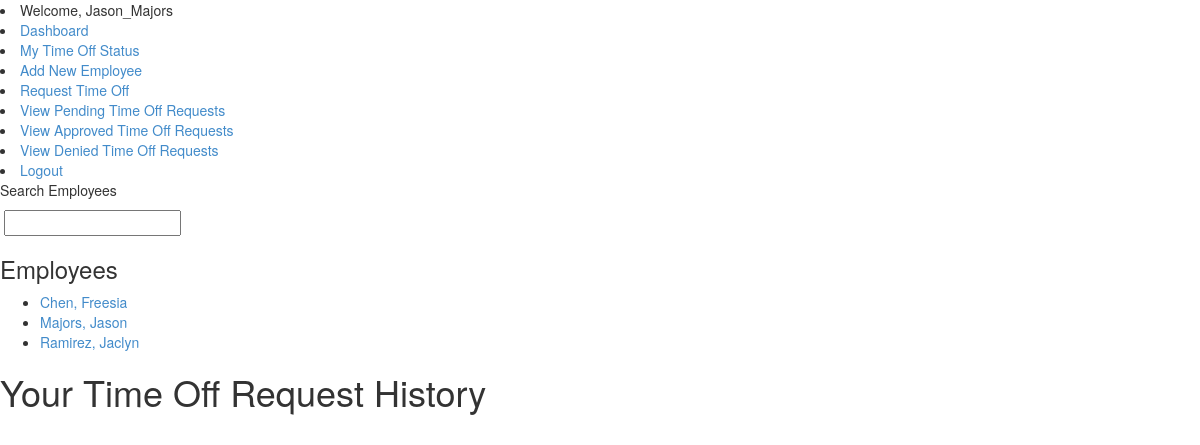
Page /hris/my_requests/ (signed in) on the earlier database version.
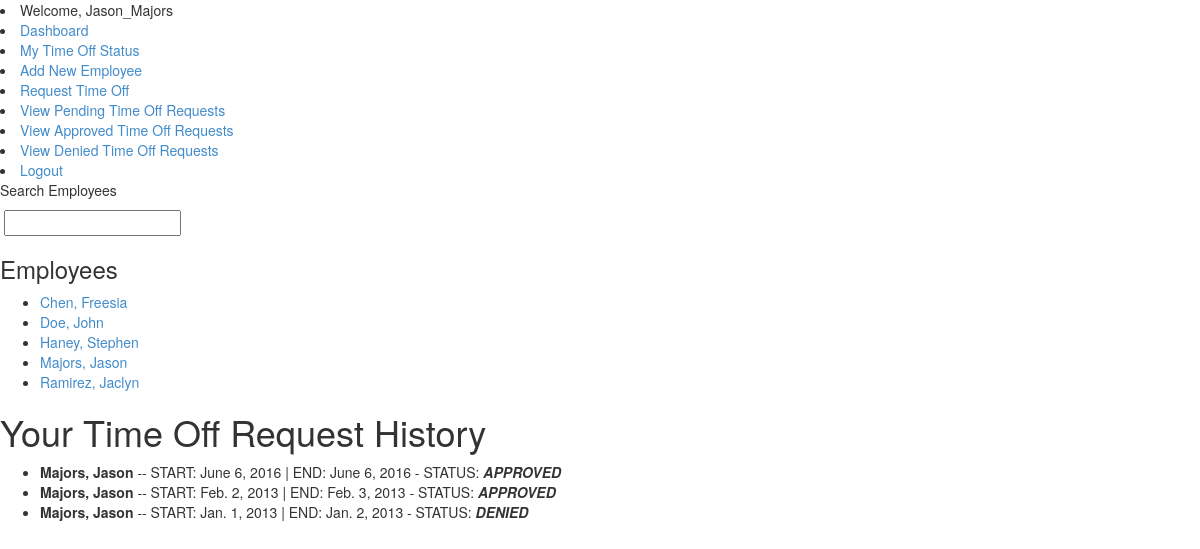
Same page on the later database version.
### hris_system/models.py (models this page shows, shortened)
class Employee(models.Model):
	user = models.OneToOneField(User)
	last_name = models.CharField(max_length=25)
	first_name = models.CharField(max_length=25)
	hire_date = models.DateField(auto_now=False, auto_now_add=False)
	phone_number = models.CharField(max_length=15, blank=True)
	address = models.CharField(max_length=25, blank=True)
	city = models.CharField(max_length=25, blank=True)
	state = models.CharField(max_length=2, blank=True)
	zipcode = models.IntegerField(blank=True)
	DEPT_CHOICES = (
			('New_Hire', 'New Hire'),
			('HRM', 'Human Resources Manager'),
			('HRS', 'Human Resources Specialist'),
			('Dealer', 'Dealer'),
		)
	department = models.CharField(max_length=25, choices=DEPT_CHOICES, default='New_Hire')
	position = models.CharField(max_length=25, default='New_Hire')

class TimeOffRequest(models.Model):
	employee = models.ForeignKey(Employee)
	date_start = models.DateField(auto_now=False, auto_now_add=False)
	date_end = models.DateField(auto_now=False, auto_now_add=False)
	status = models.CharField(max_length=25, default="PENDING")

### hris_system/views.py (the view)
def my_timeoff_requests(request):
	context = RequestContext(request)
	context_dict = {}
	hr_user = request.user.groups.filter(name="Human Resources").exists()
	mgr_user = request.user.groups.filter(name="Shift Manager").exists()
	employee_list = get_employee_list()
	employee = Employee.objects.get(user=request.user)
	timeoff_requests = TimeOffRequest.objects.filter(employee=employee).order_by('-id')
	context_dict['timeoff_requests'] = timeoff_requests
	context_dict['hr_user'] = hr_user
	context_dict['mgr_user'] = mgr_user
	context_dict['employee_list'] = employee_list
	return render_to_response('hris_system/user_timeoff_requests.html', context_dict, context)

### hris_system/views.py (called while the page is built)
def get_employee_list(max_results=0, starts_with=''):
	employee_list = []
	if starts_with:
		employee_list = Employee.objects.filter(last_name__startswith=starts_with)
	else:
		employee_list = Employee.objects.all().order_by("last_name")
	if max_results > 0:
		if len(employee_list) >	max_results:
			employee_list = employee_list[:max_results]
	return employee_list

### templates/hris_system/user_timeoff_requests.html (shortened to what this page needs)
{% extends 'hris_system/base.html' %}
{% block body_block %}
{% load static %}
<div>
	<h1>Your Time Off Request History</h1>
	{% if timeoff_requests %}
		<ul>
		{% for request in timeoff_requests %}
			<li> <strong>{{ request.employee.last_name }}, {{ request.employee.first_name }}</strong> -- START: {{ request.date_start }} | END: {{ request.date_end }} - STATUS: <strong><em>{{ request.status }}</em></strong>
			</li>
		{% endfor %}
		</ul>
	{% endif %}
</div>
{% endblock %}

### templates/hris_system/employee_list.html
{% if employee_list %}
	<h3>Employees</h3>
	<ul>
		{% for employee in employee_list %}
		<li><a href="/hris/employee/{{ employee.id }}">{{ employee.last_name }}, {{ employee.first_name }}</a></li>
		{% endfor %}
{% else %}
	<h3>No employees by this name</h3>
{% endif %}

Differences in the rows shown:
added Employee: last_name "Doe", first_name "John"
added Employee: last_name "Haney", first_name "Stephen"
added TimeOffRequest: employee.last_name "Majors", employee.first_name "Jason", date_start "June 6, 2016", date_end "June 6, 2016", status "APPROVED"
added TimeOffRequest: employee.last_name "Majors", employee.first_name "Jason", date_start "Feb. 2, 2013", date_end "Feb. 3, 2013", status "APPROVED"
added TimeOffRequest: employee.last_name "Majors", employee.first_name "Jason", date_start "Jan. 1, 2013", date_end "Jan. 2, 2013", status "DENIED"
